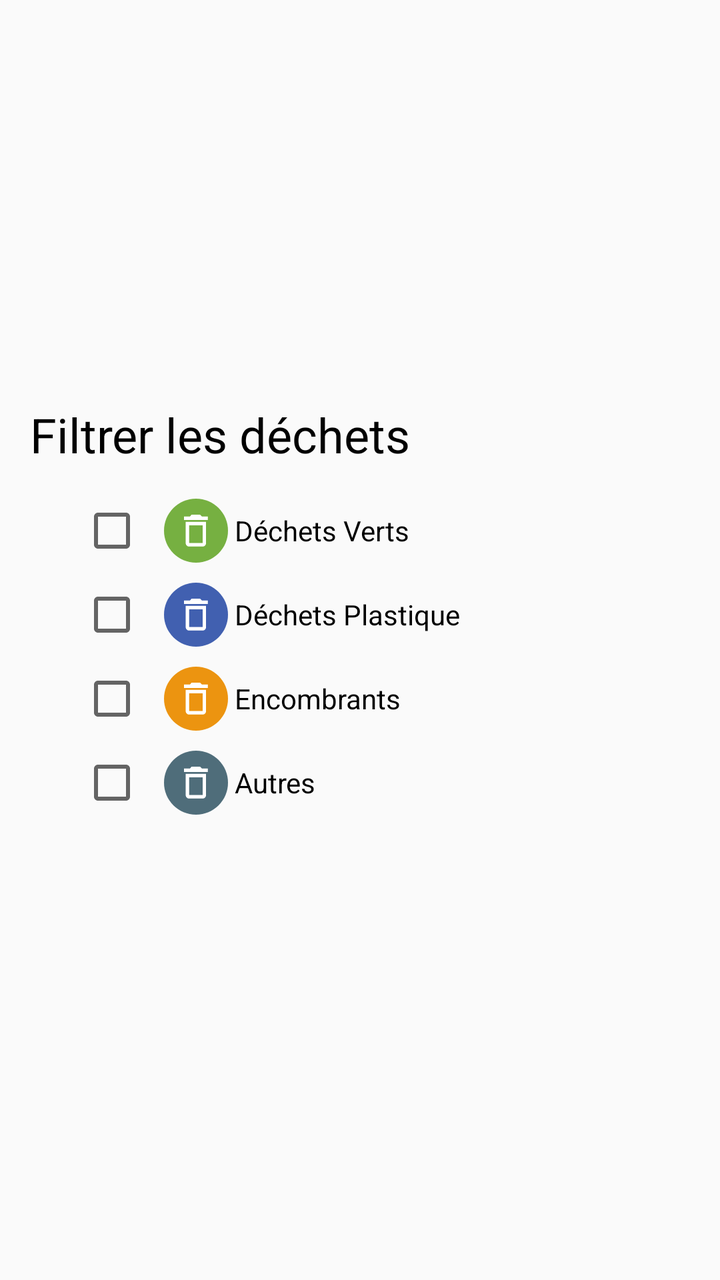
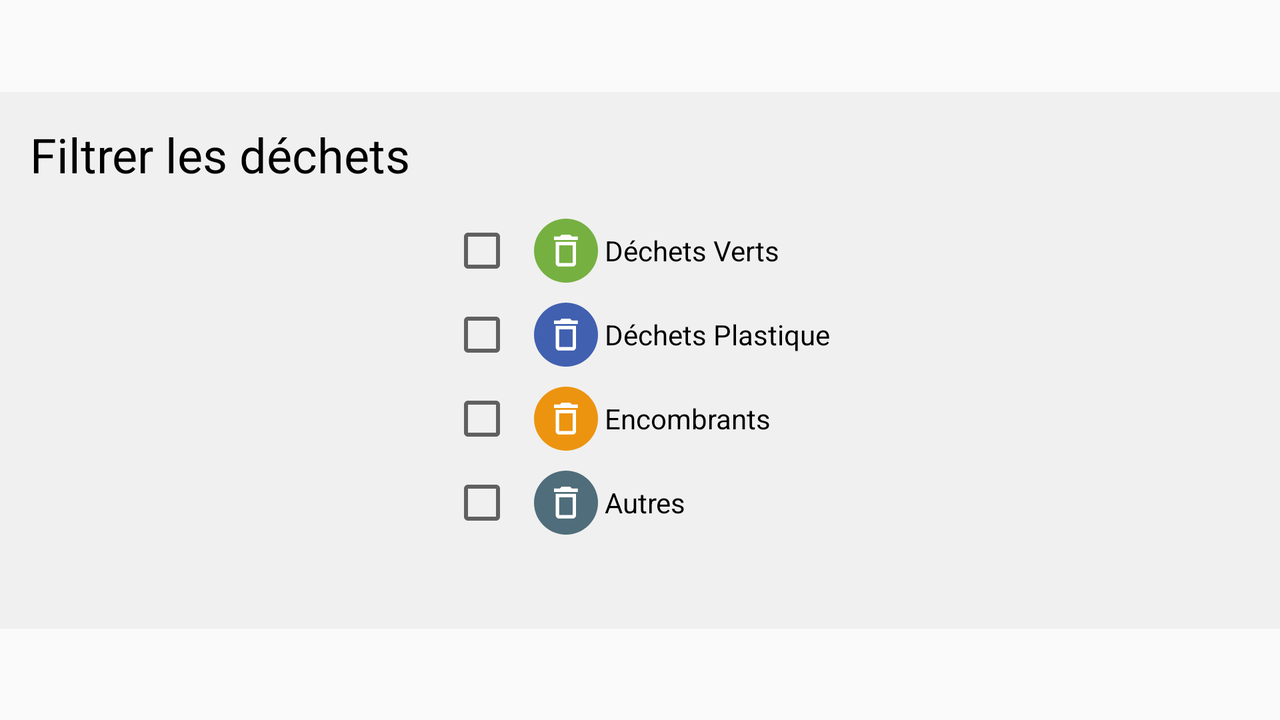

An Android layout and its configuration variant, each rendered on a device that would load it. The default file and the variant file are quoted in full after the pictures.
<!-- AndroidManifest.xml: application theme AppTheme -->
<!-- res/layout/activity_filter_trash.xml -->
<?xml version="1.0" encoding="utf-8"?>
<androidx.constraintlayout.widget.ConstraintLayout xmlns:android="http://schemas.android.com/apk/res/android"
    xmlns:app="http://schemas.android.com/apk/res-auto"
    xmlns:tools="http://schemas.android.com/tools"
    android:layout_width="match_parent"
    android:layout_height="match_parent"
    >

    <androidx.constraintlayout.widget.ConstraintLayout
        android:id="@+id/view3"
        android:layout_width="match_parent"
        android:layout_height="wrap_content"
        android:padding="15dp"
        app:layout_constraintBottom_toBottomOf="parent"
        app:layout_constraintEnd_toEndOf="parent"
        app:layout_constraintStart_toStartOf="parent"
        app:layout_constraintTop_toTopOf="parent">

        <TextView
            android:id="@+id/garbage_type_text"
            android:layout_width="wrap_content"
            android:layout_height="wrap_content"
            android:text="Filtrer les déchets"
            android:textColor="#000000"
            android:textSize="24sp"
            app:layout_constraintStart_toStartOf="parent"
            app:layout_constraintTop_toTopOf="parent" />

        <RadioGroup
            android:id="@+id/radioType"
            android:layout_width="wrap_content"
            android:layout_height="wrap_content"
            android:layout_marginTop="16dp"
            android:textAlignment="center"
            app:layout_constraintStart_toStartOf="parent"
            android:layout_marginStart="25dp"
            app:layout_constraintTop_toBottomOf="@id/garbage_type_text">

            <CheckBox
                android:id="@+id/green"
                android:layout_width="wrap_content"
                android:layout_height="wrap_content"
                android:layout_marginBottom="10dp"
                android:drawableStart="@drawable/ic_green"
                android:paddingStart="10dp"
                android:text=" Déchets Verts" />

            <CheckBox
                android:id="@+id/plastic"
                android:layout_width="wrap_content"
                android:layout_height="wrap_content"
                android:layout_marginBottom="10dp"
                android:drawableStart="@drawable/ic_plastic"
                android:paddingStart="10dp"
                android:text=" Déchets Plastique" />

            <CheckBox
                android:id="@+id/furniture"
                android:layout_width="wrap_content"
                android:layout_height="wrap_content"
                android:layout_marginBottom="10dp"
                android:drawableStart="@drawable/ic_furniture"
                android:paddingStart="10dp"
                android:text=" Encombrants" />

            <CheckBox
                android:id="@+id/other"
                android:layout_width="wrap_content"
                android:layout_height="wrap_content"
                android:drawableStart="@drawable/ic_other"
                android:paddingStart="10dp"
                android:text=" Autres" />

            <CheckBox
                android:id="@+id/groupCheckBox"
                android:layout_width="wrap_content"
                android:layout_height="wrap_content"
                android:drawableStart="@drawable/ic_groups"
                android:drawablePadding="15dp"
                android:paddingStart="18dp"
                android:visibility="invisible"
                android:text=""/>

        </RadioGroup>


    </androidx.constraintlayout.widget.ConstraintLayout>




</androidx.constraintlayout.widget.ConstraintLayout>
<!-- resources referenced by this layout -->
<resources>
  <!-- drawable ic_furniture (drawable) -->
  <vector xmlns:android="http://schemas.android.com/apk/res/android"
      android:width="32dp"
      android:height="32dp"
      android:viewportWidth="32"
      android:viewportHeight="32">
    <path
        android:pathData="M16,32C24.8366,32 32,24.8366 32,16C32,7.1634 24.8366,0 16,0C7.1634,0 0,7.1634 0,16C0,24.8366 7.1634,32 16,32Z"
        android:fillColor="#EC9410"
        android:fillType="evenOdd"/>
    <path
        android:pathData="M18.0632,8H13.8194L12.9706,8.8857H10V10.657H21.8825V8.8857H18.9119L18.0632,8ZM19.3363,13.3139V22.1705H12.5463V13.3139H19.3363ZM10.8487,11.5426H21.0338V22.1705C21.0338,23.1447 20.2699,23.9418 19.3363,23.9418H12.5462C11.6126,23.9418 10.8487,23.1447 10.8487,22.1705V11.5426Z"
        android:fillColor="#ffffff"
        android:fillType="evenOdd"/>
  </vector>
  <!-- drawable ic_green (drawable) -->
  <vector xmlns:android="http://schemas.android.com/apk/res/android"
      android:width="32dp"
      android:height="32dp"
      android:viewportWidth="32"
      android:viewportHeight="32">
    <path
        android:pathData="M16,32C24.8366,32 32,24.8366 32,16C32,7.1634 24.8366,0 16,0C7.1634,0 0,7.1634 0,16C0,24.8366 7.1634,32 16,32Z"
        android:fillColor="#76B041"
        android:fillType="evenOdd"/>
    <path
        android:pathData="M18.0632,8H13.8194L12.9706,8.8857H10V10.657H21.8825V8.8857H18.9119L18.0632,8ZM19.3363,13.3139V22.1705H12.5463V13.3139H19.3363ZM10.8487,11.5426H21.0338V22.1705C21.0338,23.1447 20.2699,23.9418 19.3363,23.9418H12.5462C11.6126,23.9418 10.8487,23.1447 10.8487,22.1705V11.5426Z"
        android:fillColor="#ffffff"
        android:fillType="evenOdd"/>
  </vector>
  <!-- drawable ic_other (drawable) -->
  <vector xmlns:android="http://schemas.android.com/apk/res/android"
      android:width="32dp"
      android:height="32dp"
      android:viewportWidth="32"
      android:viewportHeight="32">
    <path
        android:pathData="M16,32C24.8366,32 32,24.8366 32,16C32,7.1634 24.8366,0 16,0C7.1634,0 0,7.1634 0,16C0,24.8366 7.1634,32 16,32Z"
        android:fillColor="#4F6D7A"
        android:fillType="evenOdd"/>
    <path
        android:pathData="M18.0632,8H13.8194L12.9706,8.8857H10V10.657H21.8825V8.8857H18.9119L18.0632,8ZM19.3363,13.3139V22.1705H12.5463V13.3139H19.3363ZM10.8487,11.5426H21.0338V22.1705C21.0338,23.1447 20.2699,23.9418 19.3363,23.9418H12.5462C11.6126,23.9418 10.8487,23.1447 10.8487,22.1705V11.5426Z"
        android:fillColor="#ffffff"
        android:fillType="evenOdd"/>
  </vector>
  <!-- drawable ic_plastic (drawable) -->
  <vector xmlns:android="http://schemas.android.com/apk/res/android"
      android:width="32dp"
      android:height="32dp"
      android:viewportWidth="32"
      android:viewportHeight="32">
    <path
        android:pathData="M16,32C24.8366,32 32,24.8366 32,16C32,7.1634 24.8366,0 16,0C7.1634,0 0,7.1634 0,16C0,24.8366 7.1634,32 16,32Z"
        android:fillColor="#4160B0"
        android:fillType="evenOdd"/>
    <path
        android:pathData="M18.0632,8H13.8194L12.9706,8.8857H10V10.657H21.8825V8.8857H18.9119L18.0632,8ZM19.3363,13.3139V22.1705H12.5463V13.3139H19.3363ZM10.8487,11.5426H21.0338V22.1705C21.0338,23.1447 20.2699,23.9418 19.3363,23.9418H12.5462C11.6126,23.9418 10.8487,23.1447 10.8487,22.1705V11.5426Z"
        android:fillColor="#ffffff"
        android:fillType="evenOdd"/>
  </vector>
  <style name="AppTheme" parent="Theme.AppCompat.Light.DarkActionBar">
          
          <item name="colorPrimary">@color/colorPrimary</item>
          <item name="colorPrimaryDark">@color/colorPrimaryDark</item>
          <item name="colorAccent">@color/colorAccent</item>
      </style>
  <color name="colorPrimary">#6202EE</color>
  <color name="colorPrimaryDark">#320b86</color>
  <color name="colorAccent">#D81B60</color>
</resources>
<!-- res/layout-land/activity_filter_trash.xml (the author's variant of the layout above) -->
<!-- drawn on the phone turned sideways -->
<?xml version="1.0" encoding="utf-8"?>
<androidx.constraintlayout.widget.ConstraintLayout xmlns:android="http://schemas.android.com/apk/res/android"
    xmlns:app="http://schemas.android.com/apk/res-auto"
    xmlns:tools="http://schemas.android.com/tools"
    android:layout_width="match_parent"
    android:layout_height="match_parent"
    >

    <androidx.constraintlayout.widget.ConstraintLayout
        android:id="@+id/view3"
        android:layout_width="match_parent"
        android:layout_height="wrap_content"
        android:background="@color/colorBlancTifa"
        android:padding="15dp"
        app:layout_constraintBottom_toBottomOf="parent"
        app:layout_constraintEnd_toEndOf="parent"
        app:layout_constraintStart_toStartOf="parent"
        app:layout_constraintTop_toTopOf="parent">

        <TextView
            android:id="@+id/garbage_type_text"
            android:layout_width="wrap_content"
            android:layout_height="wrap_content"
            android:text="Filtrer les déchets"
            android:textColor="#000000"
            android:textSize="24sp"
            app:layout_constraintStart_toStartOf="parent"
            app:layout_constraintTop_toTopOf="parent" />

        <ScrollView
            android:id="@+id/scrollview_choices"
            android:layout_width="wrap_content"
            android:layout_height="wrap_content"
            android:fillViewport="true"
            app:layout_constraintEnd_toEndOf="parent"
            app:layout_constraintStart_toStartOf="parent"
            app:layout_constraintTop_toBottomOf="@id/garbage_type_text">

            <LinearLayout
                android:layout_width="wrap_content"
                android:layout_height="wrap_content"
                android:orientation="vertical"
                android:gravity="center">

        <RadioGroup
            android:id="@+id/radioType"
            android:layout_width="wrap_content"
            android:layout_height="wrap_content"
            android:layout_marginTop="16dp"
            android:textAlignment="center"
            app:layout_constraintEnd_toEndOf="parent"
            app:layout_constraintStart_toStartOf="parent"
            app:layout_constraintTop_toBottomOf="@id/garbage_type_text">

            <CheckBox
                android:id="@+id/green"
                android:layout_width="wrap_content"
                android:layout_height="wrap_content"
                android:layout_marginBottom="10dp"
                android:drawableStart="@drawable/ic_green"
                android:paddingStart="10dp"
                android:text=" Déchets Verts" />

            <CheckBox
                android:id="@+id/plastic"
                android:layout_width="wrap_content"
                android:layout_height="wrap_content"
                android:layout_marginBottom="10dp"
                android:drawableStart="@drawable/ic_plastic"
                android:paddingStart="10dp"
                android:text=" Déchets Plastique" />

            <CheckBox
                android:id="@+id/furniture"
                android:layout_width="wrap_content"
                android:layout_height="wrap_content"
                android:layout_marginBottom="10dp"
                android:drawableStart="@drawable/ic_furniture"
                android:paddingStart="10dp"
                android:text=" Encombrants" />

            <CheckBox
                android:id="@+id/other"
                android:layout_width="wrap_content"
                android:layout_height="wrap_content"
                android:drawableStart="@drawable/ic_other"
                android:paddingStart="10dp"
                android:text=" Autres" />

            <CheckBox
                android:id="@+id/groupCheckBox"
                android:layout_width="wrap_content"
                android:layout_height="wrap_content"
                android:drawableStart="@drawable/ic_groups"
                android:paddingStart="10dp"
                android:visibility="invisible"/>

        </RadioGroup>
            </LinearLayout>
        </ScrollView>


    </androidx.constraintlayout.widget.ConstraintLayout>




</androidx.constraintlayout.widget.ConstraintLayout>
<!-- resources referenced by the variant -->
<!-- as the phone turned sideways resolves them -->
<resources>
  <color name="colorBlancTifa">#F0F0F0</color>
  <!-- drawable ic_furniture (drawable) -->
  <vector xmlns:android="http://schemas.android.com/apk/res/android"
      android:width="32dp"
      android:height="32dp"
      android:viewportWidth="32"
      android:viewportHeight="32">
    <path
        android:pathData="M16,32C24.8366,32 32,24.8366 32,16C32,7.1634 24.8366,0 16,0C7.1634,0 0,7.1634 0,16C0,24.8366 7.1634,32 16,32Z"
        android:fillColor="#EC9410"
        android:fillType="evenOdd"/>
    <path
        android:pathData="M18.0632,8H13.8194L12.9706,8.8857H10V10.657H21.8825V8.8857H18.9119L18.0632,8ZM19.3363,13.3139V22.1705H12.5463V13.3139H19.3363ZM10.8487,11.5426H21.0338V22.1705C21.0338,23.1447 20.2699,23.9418 19.3363,23.9418H12.5462C11.6126,23.9418 10.8487,23.1447 10.8487,22.1705V11.5426Z"
        android:fillColor="#ffffff"
        android:fillType="evenOdd"/>
  </vector>
  <!-- drawable ic_green (drawable) -->
  <vector xmlns:android="http://schemas.android.com/apk/res/android"
      android:width="32dp"
      android:height="32dp"
      android:viewportWidth="32"
      android:viewportHeight="32">
    <path
        android:pathData="M16,32C24.8366,32 32,24.8366 32,16C32,7.1634 24.8366,0 16,0C7.1634,0 0,7.1634 0,16C0,24.8366 7.1634,32 16,32Z"
        android:fillColor="#76B041"
        android:fillType="evenOdd"/>
    <path
        android:pathData="M18.0632,8H13.8194L12.9706,8.8857H10V10.657H21.8825V8.8857H18.9119L18.0632,8ZM19.3363,13.3139V22.1705H12.5463V13.3139H19.3363ZM10.8487,11.5426H21.0338V22.1705C21.0338,23.1447 20.2699,23.9418 19.3363,23.9418H12.5462C11.6126,23.9418 10.8487,23.1447 10.8487,22.1705V11.5426Z"
        android:fillColor="#ffffff"
        android:fillType="evenOdd"/>
  </vector>
  <!-- drawable ic_other (drawable) -->
  <vector xmlns:android="http://schemas.android.com/apk/res/android"
      android:width="32dp"
      android:height="32dp"
      android:viewportWidth="32"
      android:viewportHeight="32">
    <path
        android:pathData="M16,32C24.8366,32 32,24.8366 32,16C32,7.1634 24.8366,0 16,0C7.1634,0 0,7.1634 0,16C0,24.8366 7.1634,32 16,32Z"
        android:fillColor="#4F6D7A"
        android:fillType="evenOdd"/>
    <path
        android:pathData="M18.0632,8H13.8194L12.9706,8.8857H10V10.657H21.8825V8.8857H18.9119L18.0632,8ZM19.3363,13.3139V22.1705H12.5463V13.3139H19.3363ZM10.8487,11.5426H21.0338V22.1705C21.0338,23.1447 20.2699,23.9418 19.3363,23.9418H12.5462C11.6126,23.9418 10.8487,23.1447 10.8487,22.1705V11.5426Z"
        android:fillColor="#ffffff"
        android:fillType="evenOdd"/>
  </vector>
  <!-- drawable ic_plastic (drawable) -->
  <vector xmlns:android="http://schemas.android.com/apk/res/android"
      android:width="32dp"
      android:height="32dp"
      android:viewportWidth="32"
      android:viewportHeight="32">
    <path
        android:pathData="M16,32C24.8366,32 32,24.8366 32,16C32,7.1634 24.8366,0 16,0C7.1634,0 0,7.1634 0,16C0,24.8366 7.1634,32 16,32Z"
        android:fillColor="#4160B0"
        android:fillType="evenOdd"/>
    <path
        android:pathData="M18.0632,8H13.8194L12.9706,8.8857H10V10.657H21.8825V8.8857H18.9119L18.0632,8ZM19.3363,13.3139V22.1705H12.5463V13.3139H19.3363ZM10.8487,11.5426H21.0338V22.1705C21.0338,23.1447 20.2699,23.9418 19.3363,23.9418H12.5462C11.6126,23.9418 10.8487,23.1447 10.8487,22.1705V11.5426Z"
        android:fillColor="#ffffff"
        android:fillType="evenOdd"/>
  </vector>
  <style name="AppTheme" parent="Theme.AppCompat.Light.DarkActionBar">
          
          <item name="colorPrimary">@color/colorPrimary</item>
          <item name="colorPrimaryDark">@color/colorPrimaryDark</item>
          <item name="colorAccent">@color/colorAccent</item>
      </style>
  <color name="colorPrimary">#6202EE</color>
  <color name="colorPrimaryDark">#320b86</color>
  <color name="colorAccent">#D81B60</color>
</resources>
